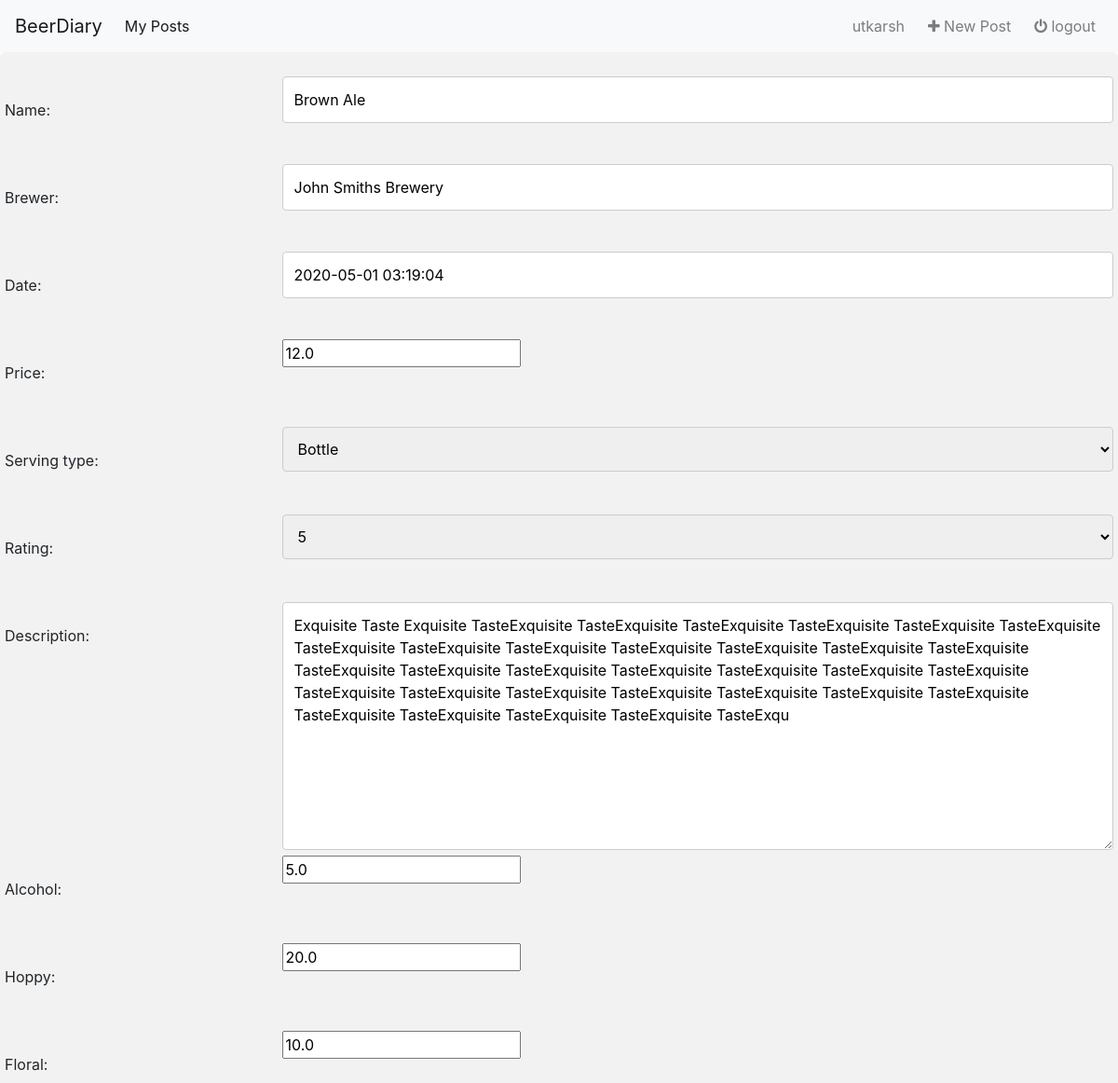
/30/update (signed in, upper part), run on an earlier commit of the app's database.
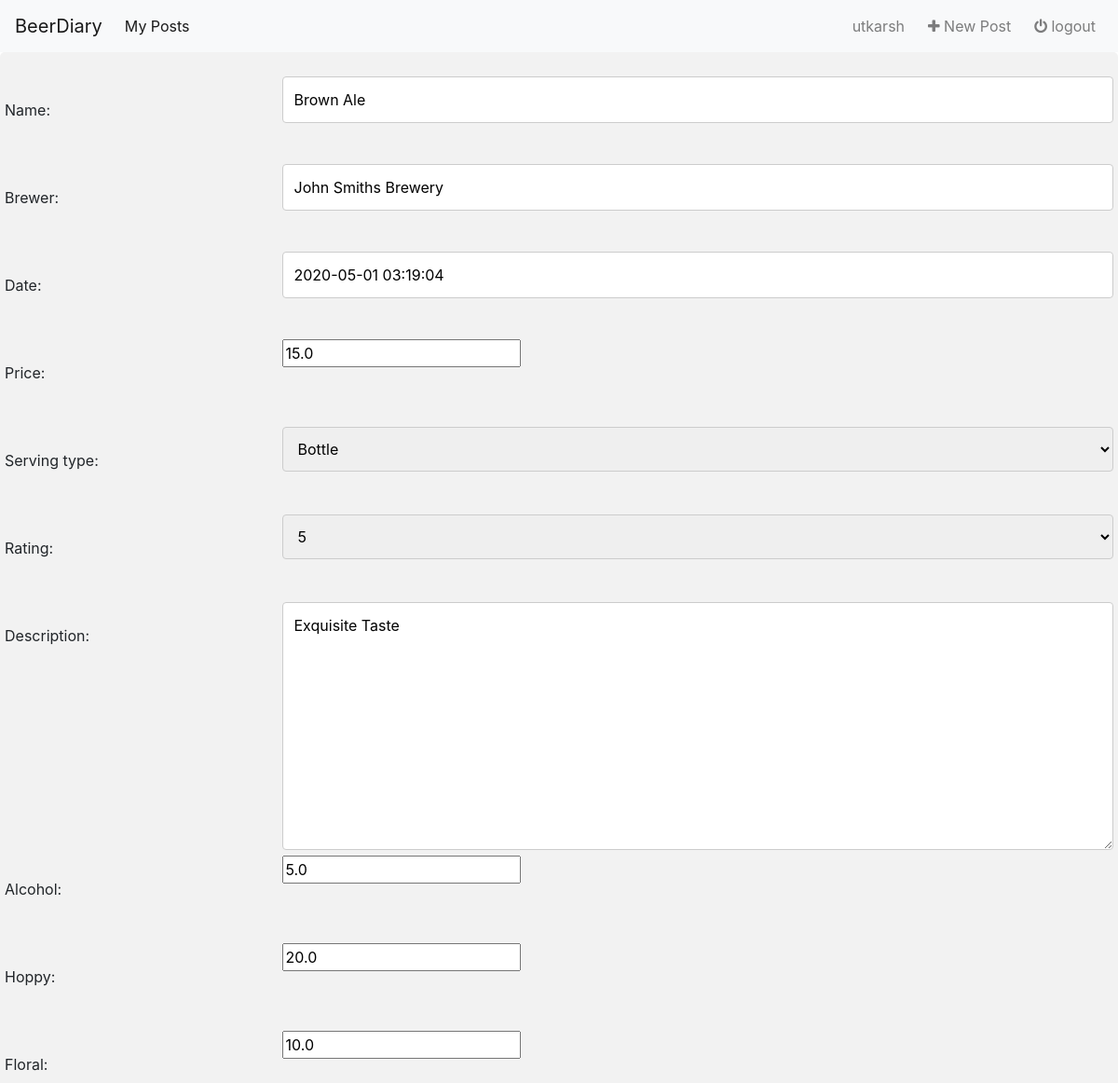
And on a later commit of the database.
### beers/models.py (models this page shows, shortened)
class Beer(models.Model):
    author = models.ForeignKey(User, null=True, on_delete=models.CASCADE)
    name = models.CharField(max_length=250)
    brewer = models.CharField(max_length=250)
    date = models.DateTimeField(default=datetime.now)
    price = models.FloatField()
    serving_type = models.CharField(max_length=250)
    rating = models.CharField(max_length=250)
    description = models.TextField(max_length=500, null=True)
    alcohol = models.FloatField(default=5)
    hoppy = models.FloatField(default=20)
    floral = models.FloatField(default=10)
    herbal= models.FloatField(default=5)
    spicy = models.FloatField(default=10)
    malty = models.FloatField(default=5)
    burnt = models.FloatField(default=5)
    sweet = models.FloatField(default=10)
    sour = models.FloatField(default=5)
    bitter = models.FloatField(default=10)
    dry = models.FloatField(default=10)
    linger = models.FloatField(default=5)
    abv = models.FloatField(default=6, verbose_name='ABV')
    ibu = models.FloatField(default=70, verbose_name='IBU')

### beers/views.py (the view, shortened to what this page needs)
# urls.py: path('<slug:pk>/update', views.UpdateBeer.as_view(), name='update_beer'),
class UpdateBeer(LoginRequiredMixin, UserPassesTestMixin, UpdateView):
    model = Beer
    form_class = UpdateBeerForm
    template_name = 'beers/add_beer.html'
    success_url = reverse_lazy('beers:detail')
    def test_func(self):
        post = self.get_object()
        if self.request.user == post.author:
            return True
        return False

### beers/forms.py
class UpdateBeerForm(forms.ModelForm):
    CHOICES = (
        ("Bottle", "Bottle"),
        ("Draft", "Draft"),
    )
    serving_type = forms.ChoiceField(choices=CHOICES)
    rating = forms.ChoiceField(choices=[(x, x) for x in range(1, 6)])
    class Meta:
        model = Beer
        fields = '__all__'
        exclude = ['author']

### templates/beers/add_beer.html (shortened to what this page needs)
{% extends 'base.html' %}
{% load staticfiles %}
{% block main-content %}
<div class="beer-container">
  <form method="post" enctype="multipart/form-data">
    {% for field in form %}
    <div class="row">
      <div class="col-25">
        <label>{{ field.label_tag }}</label>
      </div>
      <div class="col-75">
        {{ field }}
      </div>
    </div>
    {% endfor %}
    <br>
  </form>
</div>
{% endblock %}

### templates/base.html (shortened to what this page needs)
{% load staticfiles %}
{% load custom_url %}
<html>
<head>
  <link rel="stylesheet" type="text/css" href="{% static 'css/style.css' %}">
  <link rel="stylesheet" href="https://stackpath.bootstrapcdn.com/bootstrap/4.4.1/css/bootstrap.min.css">
  <link href="https://maxcdn.bootstrapcdn.com/font-awesome/4.7.0/css/font-awesome.min.css" rel="stylesheet">
</head>
<body>
<nav class="navbar navbar-expand-lg navbar-light bg-light">
  <a class="navbar-brand" href="{% url 'beers:index' %}">BeerDiary</a>
  <div class="collapse navbar-collapse" id="navbarSupportedContent">
    <ul class="navbar-nav mr-auto">
      {% if user.username %}
        <li class="nav-item active">
          <a class="nav-link" href="{% url 'beers:detail' %}">My Posts</a>
        </li>
      {% endif %}
    </ul>
    <ul class="nav navbar-nav navbar-right">
      {% if user.username %}
        <li>
          <a class="nav-link">{{ user.username }} &nbsp;</a>
        </li>
        <li class="">
          <a class="nav-link" href="{% url 'beers:add_beer' %}">
            <i class="fa fa-plus" aria-hidden="true"></i> New Post &nbsp;
          </a>
        </li>
        <li>
          <a class="nav-link" href="{% url 'beers:logout_user' %}">
            <i class="fa fa-power-off" aria-hidden="true"></i> logout
          </a>
        </li>
      {% endif %}
    </ul>
  </div>
</nav>
{% block main-content %}
{% endblock %}
</body>

### beers/static/css/style.css (style rules this page uses)
body { color: black; }
html,body { width: 100%; height: 100%; margin: 0px; padding: 0px; overflow-x: hidden; }

### templates/beers/add_beer.html (style rules this page uses)
input[type=text], select, textarea { width: 100%; padding: 12px; border: 1px solid #ccc; border-radius: 4px; box-sizing: border-box; resize: vertical; }
label { padding: 12px 12px 12px 0; display: inline-block; }
.beer-container { border-radius: 5px; background-color: #f2f2f2; padding: 20px; }
.col-25 { float: left; width: 25%; margin-top: 6px; }
.col-75 { float: left; width: 75%; margin-top: 6px; }
.row:after { content: ""; display: table; clear: both; }

What changed in the data, as far as the page shows it:
changed Beer "Brown Ale": price "12.0" → "15.0"; description "Exquisite Taste Exquisite TasteExquisite TasteExquisite TasteExquisite TasteExquisite TasteExquisite TasteExquisite TasteExquisite TasteExquisite TasteExquisite TasteExquisite TasteExquisite TasteExquisite TasteExquisite TasteExquisite TasteExquisite TasteExquisite TasteExquisite TasteExquisite TasteExquisite TasteExquisite TasteExquisite TasteExquisite TasteExquisite TasteExquisite TasteExquisite TasteExquisite TasteExquisite TasteExquisite TasteExquisite TasteExquisite TasteExquisite TasteExqu" → "Exquisite Taste"
